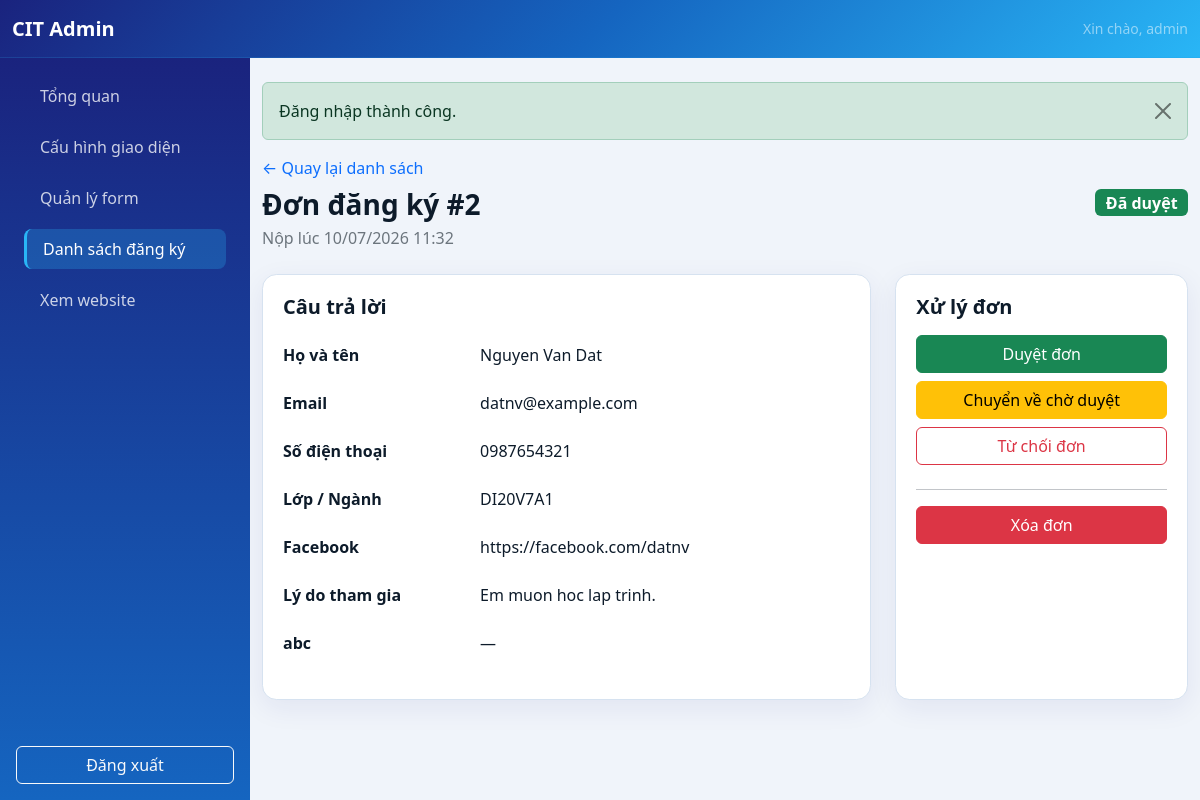
Page /admin/member-detail.php?id=2&return=page=1 (signed in) on the committed database.
### tables this page shows
CREATE TABLE `form_submissions` (
  `id` bigint unsigned NOT NULL AUTO_INCREMENT,
  `submitted_at` datetime NOT NULL DEFAULT CURRENT_TIMESTAMP,
  `status` enum('pending','approved','rejected') NOT NULL DEFAULT 'pending',
  PRIMARY KEY (`id`),
  KEY `idx_submissions_status_date` (`status`,`submitted_at`),
  KEY `idx_submissions_date` (`submitted_at`)
);

CREATE TABLE `form_submission_values` (
  `id` bigint unsigned NOT NULL AUTO_INCREMENT,
  `submission_id` bigint unsigned NOT NULL,
  `field_id` int unsigned NOT NULL,
  `value` text,
  PRIMARY KEY (`id`),
  UNIQUE KEY `uq_submission_field` (`submission_id`,`field_id`),
  KEY `idx_values_field` (`field_id`),
  CONSTRAINT `fk_values_field` FOREIGN KEY (`field_id`) REFERENCES `form_fields` (`id`) ON DELETE CASCADE,
  CONSTRAINT `fk_values_submission` FOREIGN KEY (`submission_id`) REFERENCES `form_submissions` (`id`) ON DELETE CASCADE
);

CREATE TABLE `form_fields` (
  `id` int unsigned NOT NULL AUTO_INCREMENT,
  `field_label` varchar(150) NOT NULL,
  `field_name` varchar(64) NOT NULL,
  `field_type` enum('text','email','phone','textarea','dropdown','radio','checkbox') NOT NULL,
  `options` text,
  `is_required` tinyint(1) NOT NULL DEFAULT '0',
  `sort_order` int unsigned NOT NULL DEFAULT '0',
  PRIMARY KEY (`id`),
  UNIQUE KEY `field_name` (`field_name`),
  KEY `idx_form_fields_sort_order` (`sort_order`,`id`)
);

### config.php (called while the page is built, shortened)
<?php
require_once __DIR__ . '/includes/helpers.php';
function e(?string $value): string
{
    return htmlspecialchars($value ?? '', ENT_QUOTES | ENT_SUBSTITUTE, 'UTF-8');
}

### includes/db.php (called while the page is built, shortened)
<?php
function db(): PDO
{
    static $pdo = null;
    $dbHost = getenv('DB_HOST') ?: '127.0.0.1';
    $dbPort = getenv('DB_PORT') ?: '3306';
    $dbName = getenv('DB_NAME') ?: 'club_management';
    $dbUser = getenv('DB_USER') ?: 'root';
    $dbPass = getenv('DB_PASS') ?: 'Cit@2026';
    $options = [
        PDO::ATTR_ERRMODE => PDO::ERRMODE_EXCEPTION,
        PDO::ATTR_DEFAULT_FETCH_MODE => PDO::FETCH_ASSOC,
        PDO::ATTR_EMULATE_PREPARES => false,
        PDO::ATTR_TIMEOUT => 5,
    ];
    if (defined('Pdo\Mysql::ATTR_INIT_COMMAND')) {
        $options[Pdo\Mysql::ATTR_INIT_COMMAND] = "SET SESSION sql_mode='STRICT_TRANS_TABLES,ERROR_FOR_DIVISION_BY_ZERO,NO_ENGINE_SUBSTITUTION'";
    } elseif (defined('PDO::MYSQL_ATTR_INIT_COMMAND')) {
        $options[PDO::MYSQL_ATTR_INIT_COMMAND] = "SET SESSION sql_mode='STRICT_TRANS_TABLES,ERROR_FOR_DIVISION_BY_ZERO,NO_ENGINE_SUBSTITUTION'";
    }
    try {
        $pdo = new PDO(
            "mysql:host={$dbHost};port={$dbPort};dbname={$dbName};charset=utf8mb4;connect_timeout=5",
            $dbUser,
            $dbPass,
            $options
        );
    } catch (PDOException $exception) {
        error_log('Database connection failed: ' . $exception->getMessage());
        http_response_code(500);
        exit('Không thể kết nối cơ sở dữ liệu. Vui lòng kiểm tra cấu hình.');
    }
    return $pdo;
}
class LazyPDO
{
    private ?PDO $instance = null;
    private function getPDO(): PDO
    {
        if ($this->instance === null) {
            $this->instance = db();
        }
        return $this->instance;
    }
    public function prepare(string $query, array $options = []): PDOStatement|false
    {
        return $this->getPDO()->prepare($query, $options);
    }
}
$pdo = new LazyPDO();

### includes/helpers.php (called while the page is built, shortened)
<?php
function render_component(string $component, array $props = []): void
{
    $component = preg_replace('/[^a-zA-Z0-9_\/\\-]+/', '', $component);
    $componentPath = __DIR__ . '/components/' . str_replace(['\\', '/'], DIRECTORY_SEPARATOR, $component) . '.php';
    extract($props, EXTR_SKIP);
    require $componentPath;
}
if (!function_exists('status_label')) {
    function status_label(string $status): string
    {
        return match ($status) {
            'approved' => 'Đã duyệt',
            'rejected' => 'Bị từ chối',
            default => 'Đang xem xét',
        };
    }
}
if (!function_exists('status_badge')) {
    function status_badge(string $status): string
    {
        return match ($status) {
            'approved' => 'success',
            'rejected' => 'danger',
            default => 'warning',
        };
    }
}

### includes/submissions.php (called while the page is built, shortened)
<?php
function format_submission_value(?string $value, string $fieldType): string
{
    if ($value === null || $value === '') {
        return '—';
    }
    return $value;
}

### admin/member-detail.php (the view, shortened to what this page needs)
<?php
require_once __DIR__ . '/auth-check.php';
$id = filter_input(INPUT_GET, 'id', FILTER_VALIDATE_INT) ?: 0;
$statement = $pdo->prepare('SELECT id, submitted_at, status FROM form_submissions WHERE id = :id');
$statement->execute(['id' => $id]);
$submission = $statement->fetch();
$returnQuery = isset($_GET['return']) && is_string($_GET['return']) ? $_GET['return'] : '';
$valueStatement = $pdo->prepare(
    'SELECT ff.field_label, ff.field_type, fsv.value
     FROM form_fields ff LEFT JOIN form_submission_values fsv
       ON fsv.field_id = ff.id AND fsv.submission_id = :submission_id
     ORDER BY ff.sort_order, ff.id'
);
$valueStatement->execute(['submission_id' => $id]);
$answers = $valueStatement->fetchAll();
require __DIR__ . '/header.php';
?>
<div class="d-flex flex-wrap justify-content-between align-items-center gap-3 mb-4">
    <div><a class="text-decoration-none" href="members.php<?= $returnQuery ? '?' . e($returnQuery) : '' ?>">← Quay lại danh sách</a><h1 class="h3 fw-bold mt-2 mb-1">Đơn đăng ký #<?= $id ?></h1><p class="text-secondary mb-0">Nộp lúc <?= e(date('d/m/Y H:i', strtotime($submission['submitted_at']))) ?></p></div>
    <?php render_component('admin/status-badge', ['status' => $submission['status'], 'class' => 'fs-6']); ?>
</div>
<div class="row g-4">
    <div class="col-lg-8"><section class="content-card"><h2 class="h5 fw-bold mb-4">Câu trả lời</h2><?php if (!$answers): ?><p class="text-secondary mb-0">Form hiện không có field.</p><?php else: ?><dl class="row mb-0"><?php foreach ($answers as $answer): ?><dt class="col-sm-4 mb-1"><?= e($answer['field_label']) ?></dt><dd class="col-sm-8 mb-4 text-break"><?= nl2br(e(format_submission_value($answer['value'], $answer['field_type']))) ?></dd><?php endforeach; ?></dl><?php endif; ?></section></div>
    <div class="col-lg-4"><section class="content-card"><h2 class="h5 fw-bold mb-3">Xử lý đơn</h2>
        <form method="post" action="member-approve.php" class="d-grid gap-2 mb-4"><?= csrf_field() ?><input type="hidden" name="id" value="<?= $id ?>"><input type="hidden" name="return" value="<?= e($returnQuery) ?>"><button class="btn btn-success" name="status" value="approved" type="submit">Duyệt đơn</button><button class="btn btn-warning" name="status" value="pending" type="submit">Chuyển về chờ duyệt</button><button class="btn btn-outline-danger" name="status" value="rejected" type="submit">Từ chối đơn</button></form>
        <hr><form method="post" action="member-delete.php" onsubmit="return confirm('Xóa vĩnh viễn đơn đăng ký này?');"><button class="btn btn-danger w-100" type="submit">Xóa đơn</button></form>
    </section></div>
</div>
<?php require __DIR__ . '/footer.php'; ?>

### includes/components/admin/status-badge.php (shortened to what this page needs)
<?php
$status = $status ?? 'pending';
$class = $class ?? '';
?>
<span class="badge <?= e($class) ?> text-bg-<?= e(status_badge($status)) ?>"><?= e(status_label($status)) ?></span>

### rows in the picture
form_submissions: submitted_at "10/07/2026 11:32", status "Đã duyệt"
form_submission_values: field.field_label "Họ và tên", value "Nguyen Van Dat"
form_submission_values: field.field_label "Email", value "datnv@example.com"
form_submission_values: field.field_label "Số điện thoại", value "0987654321"
form_submission_values: field.field_label "Lớp / Ngành", value "DI20V7A1"
form_submission_values: field.field_label "Facebook", value "https://facebook.com/datnv"
form_submission_values: field.field_label "Lý do tham gia", value "Em muon hoc lap trinh."
form_fields: field_label "abc", field_type "—"

### other values in the picture
$_SESSION['admin_username'] "admin"
$flash['message'] "Đăng nhập thành công."
$id "2"
